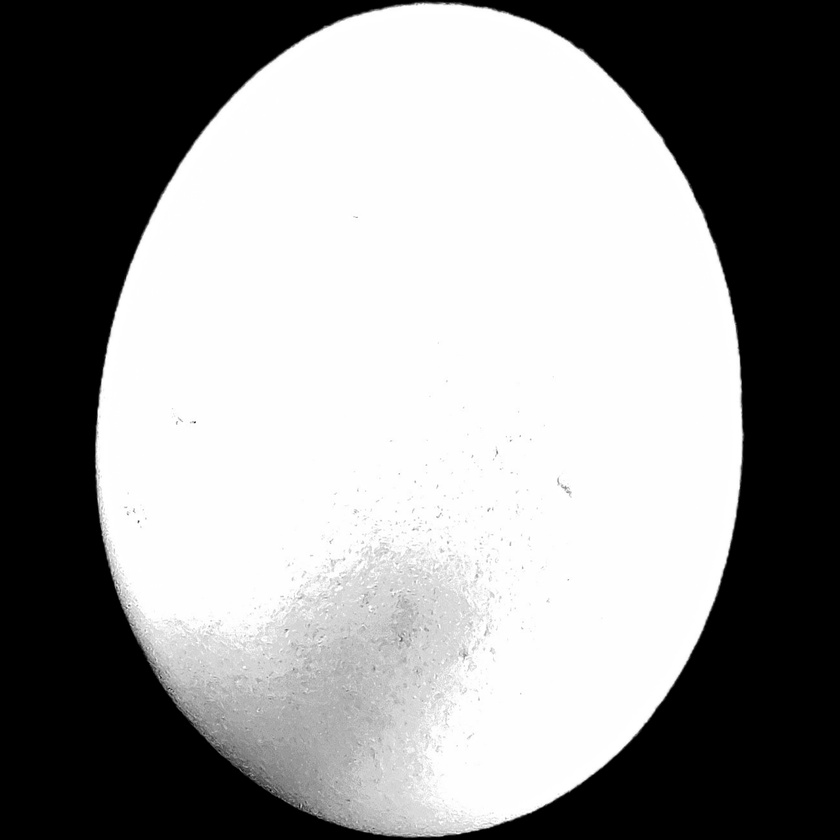
#> input picture data/egg_images/1号鸡蛋轮廓.jpg, 840 x 840 px, shrunk from 3072 x 3072 before the run
$ python debug_seg.py
#> lines starting #> are read from the running program, lines starting #| are printed output that depends on the picture; after the words box and inside, x2 and y2 are one past the last pixel; in counts of white or black regions, pixels touching at a corner belong together
"""Debug segmentation on egg contour images"""
import cv2
import numpy as np

img_path = 'data/egg_images/1号鸡蛋轮廓.jpg'
img = cv2.imread(img_path)
#> img is the input picture: shape (840, 840, 3); min 0, max 255, mean 147.1
gray = cv2.cvtColor(img, cv2.COLOR_BGR2GRAY)
h, w = img.shape[:2]
#> h = 840; w = 840

# Otsu threshold
thresh_val, binary = cv2.threshold(gray, 0, 255, cv2.THRESH_BINARY + cv2.THRESH_OTSU)
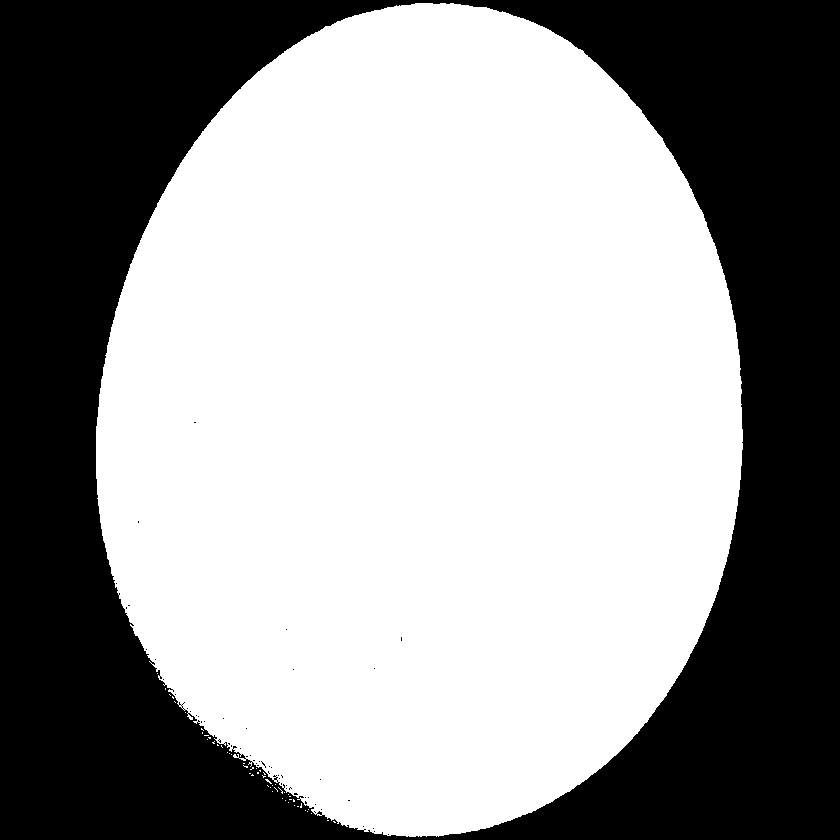
#> binary: shape (840, 840); 59.7% white; 56 black regions (55 under 20 px), largest, box (x1, y1, x2, y2) and area: (0, 0, 840, 840) 283926
#> thresh_val = 123
print(f'Otsu threshold value: {thresh_val}')
#| Otsu threshold value: 123.0

# Corner check (as done in generate_pipeline_images)
corner_pixels = [binary[5, 5], binary[5, w-5], binary[h-5, 5], binary[h-5, w-5]]
#> corner_pixels = [0, 0, 0, 0]
print(f'Corner pixels: {corner_pixels}')
#| Corner pixels: [0, 0, 0, 0]
should_invert = sum(p > 127 for p in corner_pixels) >= 2
#> should_invert = False
print(f'Should invert: {should_invert}')
#| Should invert: False

# Pixels cut off - values below Otsu threshold but above 0
low_vals = gray[(gray > 0) & (gray < thresh_val)]
#> low_vals = 9251 values, max 122 at index 216, min 1 at index 0, mean 38.66
print(f'Pixels 0 < gray < {thresh_val}: {len(low_vals)} ({len(low_vals)/gray.size*100:.2f}%)')
#| Pixels 0 < gray < 123.0: 9251 (1.31%)
if len(low_vals) > 0:
    print(f'  Range: {low_vals.min()} - {int(low_vals.max())}, mean: {low_vals.mean():.1f}')
#|   Range: 1 - 122, mean: 38.7

# Fix approach: use a lower threshold (e.g. 30) for contour images
_, binary_fixed = cv2.threshold(gray, 30, 255, cv2.THRESH_BINARY)
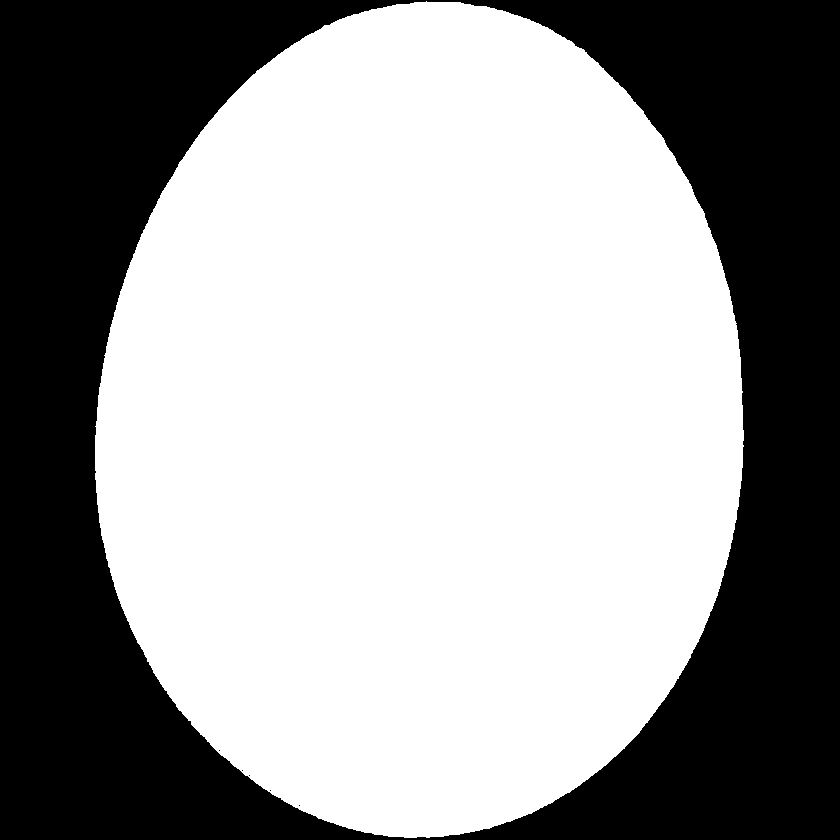
#> binary_fixed: shape (840, 840); 60.3% white; 6 black regions (5 under 20 px)
contours_fixed, _ = cv2.findContours(binary_fixed, cv2.RETR_EXTERNAL, cv2.CHAIN_APPROX_SIMPLE)
#> contours_fixed = 1 contour; box (x1, y1, x2, y2) and area: (95, 1, 744, 838) 424540
if contours_fixed:
    largest_fixed = max(contours_fixed, key=cv2.contourArea)
#> largest_fixed = contour of 1040 points, box (x1, y1, x2, y2) (95, 1, 744, 838), area 424540
    xf, yf, wf, hf = cv2.boundingRect(largest_fixed)
#> xf = 95; yf = 1; wf = 649; hf = 837
    print(f'\nFixed threshold (30) bbox: x={xf}, y={yf}, w={wf}, h={hf}')
#| Fixed threshold (30) bbox: x=95, y=1, w=649, h=837
    area_fixed = cv2.contourArea(largest_fixed)
#> area_fixed = 424540
    print(f'Fixed contour area: {area_fixed} ({area_fixed/(h*w)*100:.1f}%)')
#| Fixed contour area: 424540.0 (60.2%)

# Compare with Otsu
contours_otsu, _ = cv2.findContours(binary, cv2.RETR_EXTERNAL, cv2.CHAIN_APPROX_SIMPLE)
#> contours_otsu = 53 contours, 52 with area under 20; largest, box (x1, y1, x2, y2) and area: (96, 3, 743, 837) 420420
if contours_otsu:
    largest_otsu = max(contours_otsu, key=cv2.contourArea)
#> largest_otsu = contour of 1280 points, box (x1, y1, x2, y2) (96, 3, 743, 837), area 420420
    xo, yo, wo, ho = cv2.boundingRect(largest_otsu)
#> xo = 96; yo = 3; wo = 647; ho = 834
    print(f'Otsu bbox: x={xo}, y={yo}, w={wo}, h={ho}')
#| Otsu bbox: x=96, y=3, w=647, h=834
    area_otsu = cv2.contourArea(largest_otsu)
#> area_otsu = 420419.5
    print(f'Otsu contour area: {area_otsu} ({area_otsu/(h*w)*100:.1f}%)')
#| Otsu contour area: 420419.5 (59.6%)
    print(f'Fixed vs Otsu: Fixed extends {yf-yo}px more top, {xf-xo}px more left')
#| Fixed vs Otsu: Fixed extends -2px more top, -1px more left

# Test across multiple eggs
print('\n=== Testing across eggs 1, 10, 20, 30, 40 ===')
for eid in [1, 10, 20, 30, 40]:
    p = f'data/egg_images/{eid}号鸡蛋轮廓.jpg'
    gi = cv2.imread(p)
    if gi is None:
        print(f'Egg {eid}: cannot read')
        continue
    gy = cv2.cvtColor(gi, cv2.COLOR_BGR2GRAY)
    tv, bi = cv2.threshold(gy, 0, 255, cv2.THRESH_BINARY + cv2.THRESH_OTSU)
#> tv = 123
    _, bf = cv2.threshold(gy, 30, 255, cv2.THRESH_BINARY)
    co, _ = cv2.findContours(bi, cv2.RETR_EXTERNAL, cv2.CHAIN_APPROX_SIMPLE)
#> co has the same summary as contours_otsu
    cf, _ = cv2.findContours(bf, cv2.RETR_EXTERNAL, cv2.CHAIN_APPROX_SIMPLE)
#> cf has the same summary as contours_fixed
    ao = cv2.contourArea(max(co, key=cv2.contourArea)) if co else 0
#> ao = 420419.5
    af = cv2.contourArea(max(cf, key=cv2.contourArea)) if cf else 0
#> af = 424540
    diff = (af - ao) / ao * 100 if ao > 0 else 0
#> diff = 0.98
    print(f'Egg {eid}: Otsu={tv}, OtsuArea={ao/(gy.size)*100:.1f}%, FixedArea={af/(gy.size)*100:.1f}%, Diff={diff:+.1f}%')
#| Egg 1: Otsu=123.0, OtsuArea=59.6%, FixedArea=60.2%, Diff=+1.0%
#> pass 2 of the loop `for eid in [1, 10, 20, 30, 40]:`:
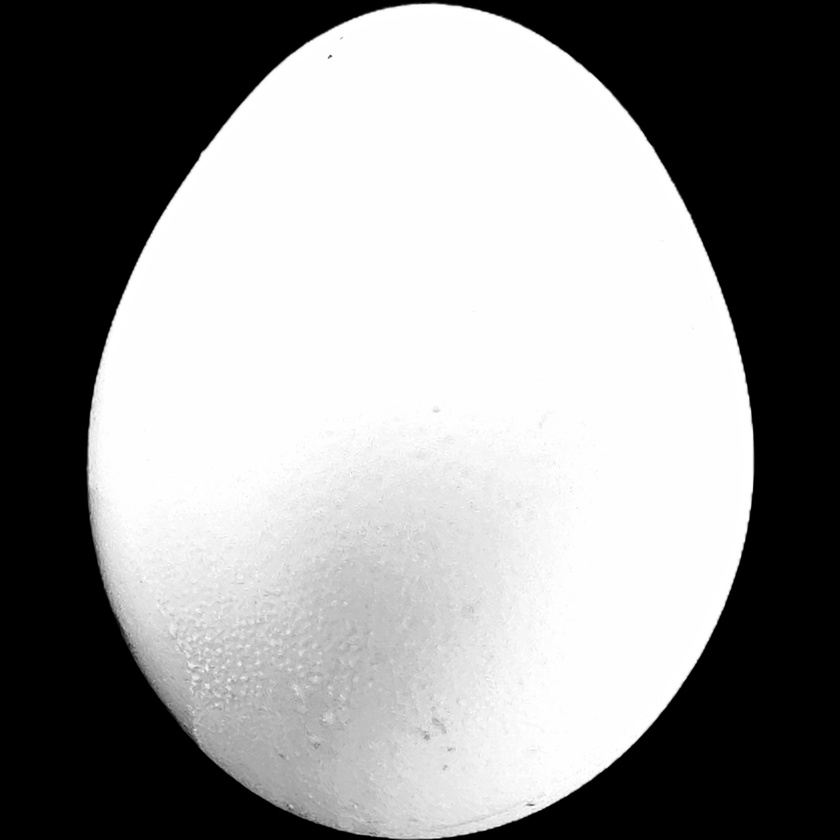
#> input picture data/egg_images/10号鸡蛋轮廓.jpg, 840 x 840 px, shrunk from 3072 x 3072 before the run
#> gi is the input picture: shape (840, 840, 3); min 0, max 255, mean 145.4
#> `tv, bi = cv2.threshold(gy, 0, 255, cv2.THRESH_BINARY + cv2.THRESH_OTSU)`:
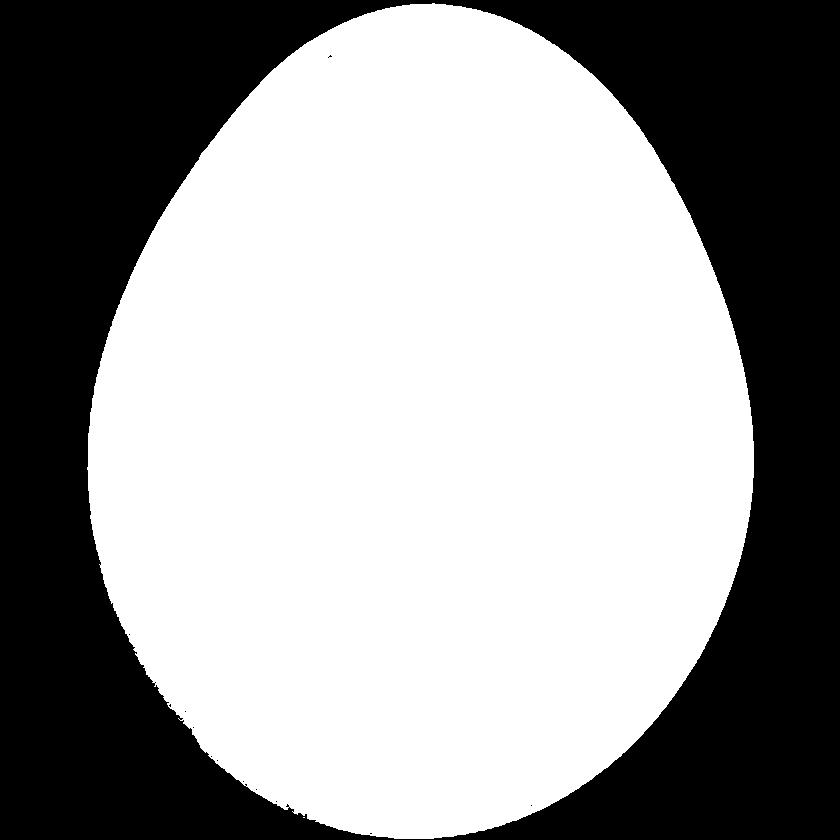
#> bi: shape (840, 840); 60.3% white; 13 black regions (12 under 20 px), largest, box (x1, y1, x2, y2) and area: (0, 0, 840, 840) 280405
#> tv = 120
#> `_, bf = cv2.threshold(gy, 30, 255, cv2.THRESH_BINARY)`:
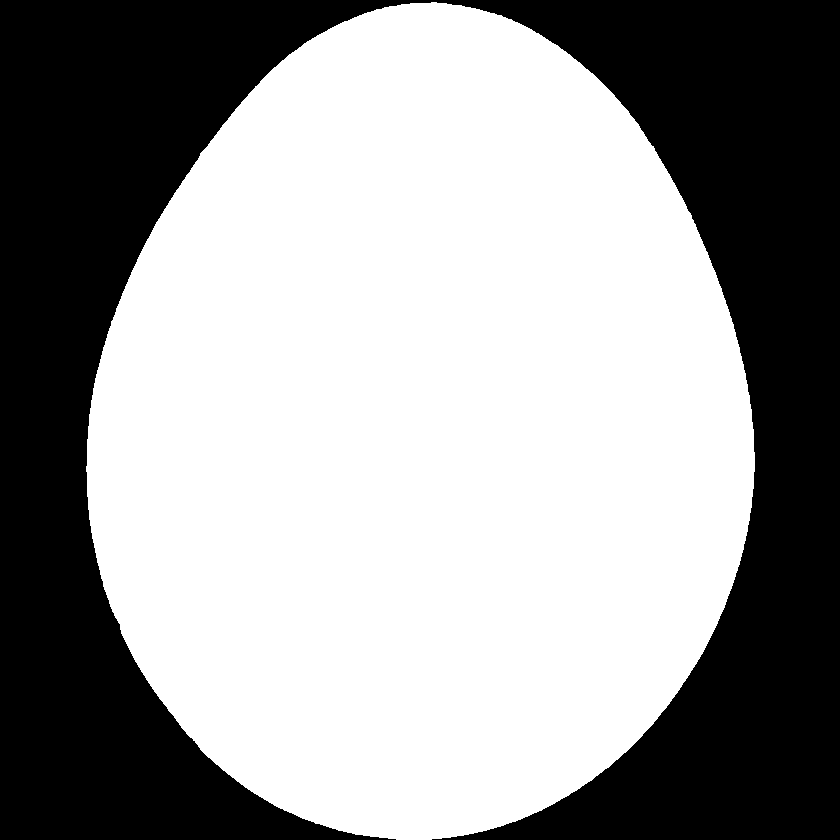
#> bf: shape (840, 840); 60.6% white; 1 black region
#> co = 2 contours, 1 with area under 20; largest, box (x1, y1, x2, y2) and area: (87, 3, 754, 839) 424118
#> cf = 1 contour; box (x1, y1, x2, y2) and area: (86, 2, 755, 840) 426650
#> ao = 424118.5
#> af = 426650
#> diff = 0.597
#| Egg 10: Otsu=120.0, OtsuArea=60.1%, FixedArea=60.5%, Diff=+0.6%
